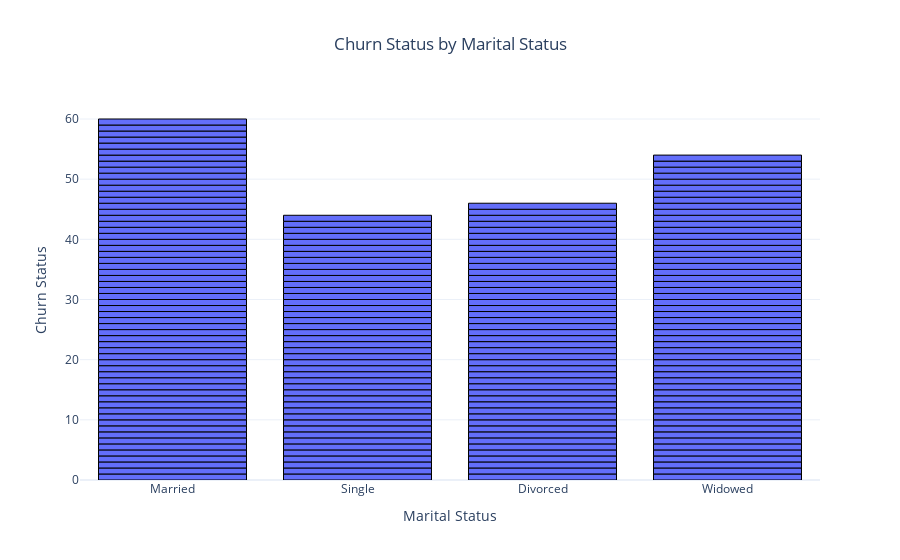

The notebook cell saved with this chart:
### Code cell
# Bar chart for Churn Status by Marital Status
fig = plot_bar(churned_customers_df, 
               x_column='MaritalStatus', 
               y_column='ChurnStatus', 
               title="Churn Status by Marital Status", 
               x_label="Marital Status", 
               y_label="Churn Status", 
               orientation='v')
fig.show()

### Figure 1 — Plotly figure (JSON) as saved in the notebook; plotly's stock layout.template omitted (floating-point values rounded to 4 significant figures; data arrays with more than 128 entries replaced by an {"elided": "..."} marker saying what was removed)
{"data": [{"alignmentgroup": "True", "hovertemplate": "MaritalStatus=%{x}<br>ChurnStatus=%{y}<extra></extra>", "legendgroup": "", "marker": {"color": "#636efa", "line": {"color": "black", "width": 1}, "pattern": {"shape": ""}}, "name": "", "offsetgroup": "", "orientation": "v", "showlegend": false, "textposition": "auto", "type": "bar", "x": {"elided": "204 str values"}, "xaxis": "x", "y": {"elided": "204 int values"}, "yaxis": "y"}], "layout": {"autosize": true, "barmode": "relative", "legend": {"tracegroupgap": 0}, "title": {"text": "Churn Status by Marital Status", "x": 0.5}, "xaxis": {"anchor": "y", "autorange": true, "domain": [0, 1], "range": [-0.5, 3.5], "title": {"text": "Marital Status"}, "type": "category"}, "yaxis": {"anchor": "x", "autorange": true, "domain": [0, 1], "range": [0, 63.16], "title": {"text": "Churn Status"}, "type": "linear"}}}
